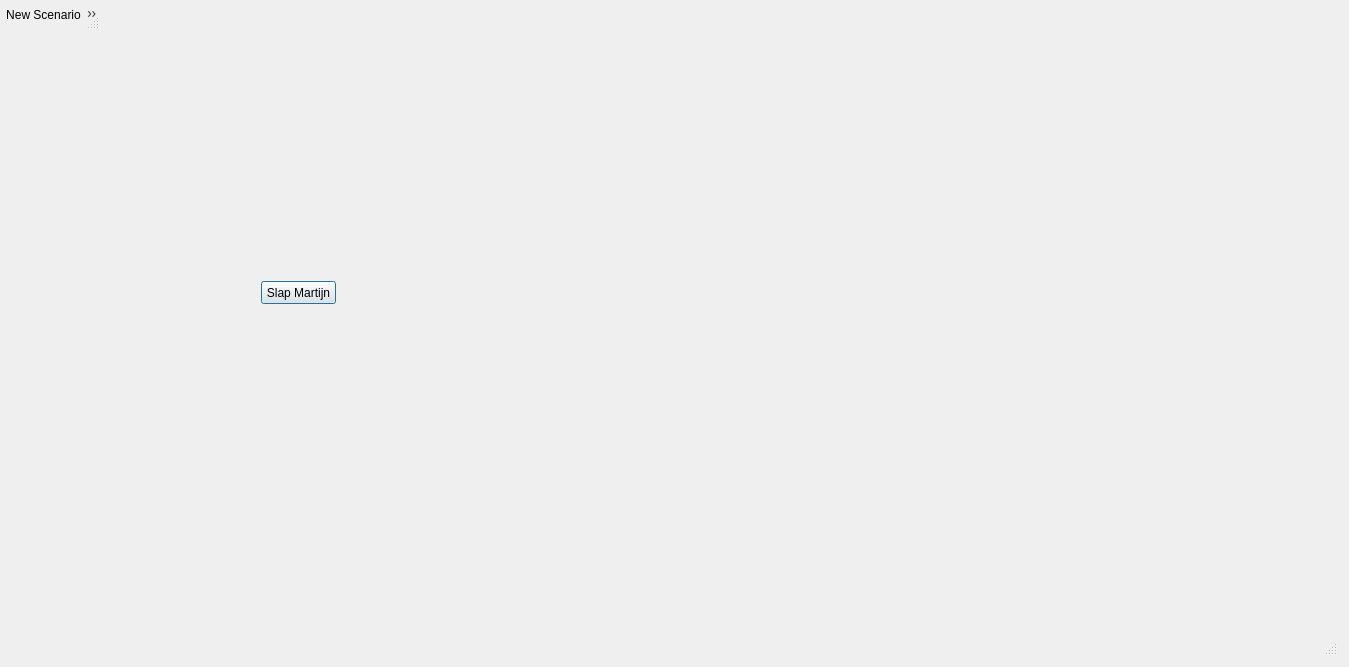
<?xml version="1.0" encoding="UTF-8"?>
<ui version="4.0">
 <class>SSANTOMain</class>
 <widget class="QDialog" name="SSANTOMain">
  <property name="geometry">
   <rect>
    <x>0</x>
    <y>0</y>
    <width>1349</width>
    <height>667</height>
   </rect>
  </property>
  <property name="contextMenuPolicy">
   <enum>Qt::DefaultContextMenu</enum>
  </property>
  <property name="windowTitle">
   <string>SSANTO</string>
  </property>
  <property name="autoFillBackground">
   <bool>true</bool>
  </property>
  <layout class="QVBoxLayout" name="verticalLayout">
   <item>
    <widget class="QWidget" name="centralwidget" native="true">
     <widget class="QPushButton" name="pushButton">
      <property name="geometry">
       <rect>
        <x>250</x>
        <y>270</y>
        <width>75</width>
        <height>23</height>
       </rect>
      </property>
      <property name="text">
       <string>Slap Martijn</string>
      </property>
     </widget>
    </widget>
   </item>
   <item>
    <widget class="QStatusBar" name="statusbar">
     <property name="maximumSize">
      <size>
       <width>16777215</width>
       <height>20</height>
      </size>
     </property>
    </widget>
   </item>
  </layout>
  <widget class="QStatusBar" name="statusbar">
   <property name="geometry">
    <rect>
     <x>0</x>
     <y>0</y>
     <width>100</width>
     <height>30</height>
    </rect>
   </property>
  </widget>
  <widget class="QToolBar" name="toolBar">
   <property name="geometry">
    <rect>
     <x>0</x>
     <y>0</y>
     <width>100</width>
     <height>30</height>
    </rect>
   </property>
   <property name="windowTitle">
    <string>toolBar</string>
   </property>
   <addaction name="actionNew_Scenario"/>
   <addaction name="separator"/>
  </widget>
  <action name="actionNew_Scenario">
   <property name="icon">
    <iconset resource="../graphics/ubeats.qrc">
     <normaloff>:/icons/new-file-icon.png</normaloff>:/icons/new-file-icon.png</iconset>
   </property>
   <property name="text">
    <string>New Scenario</string>
   </property>
  </action>
  <action name="actionNew_Scenario_2">
   <property name="text">
    <string>New Scenario</string>
   </property>
  </action>
 </widget>
 <resources>
  <include location="../graphics/ubeats.qrc"/>
 </resources>
 <connections/>
</ui>
